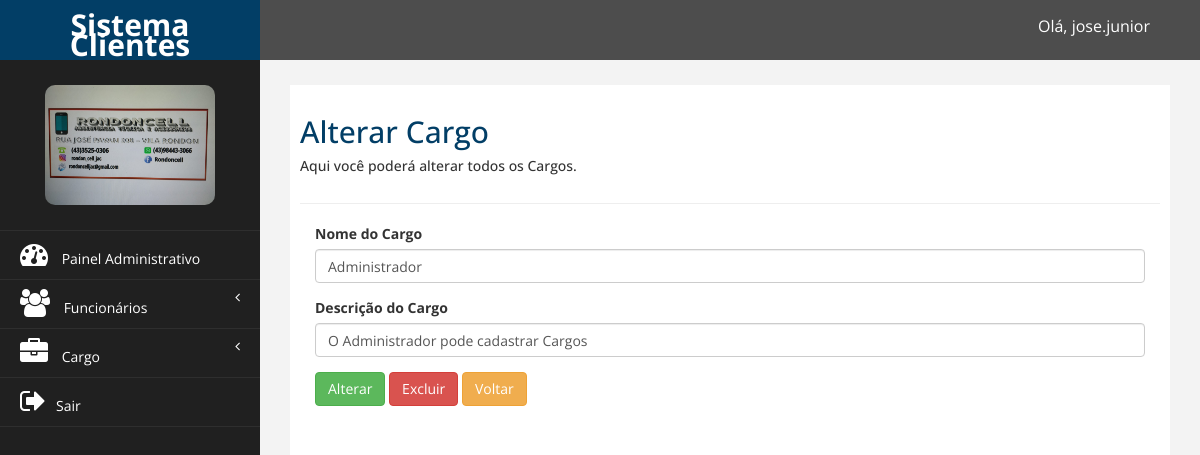
/financeiro/admin/alterar_cargo.php?cod=3 (signed in), run on the app's committed database.
### tables this page shows
CREATE TABLE `tb_cargo` (
  `id_cargo` int NOT NULL AUTO_INCREMENT,
  `nome_cargo` varchar(45) NOT NULL,
  `descricao_cargo` varchar(100) NOT NULL,
  `id_empresa` int NOT NULL,
  PRIMARY KEY (`id_cargo`),
  KEY `fk_tb_cargo_tb_empresa_idx` (`id_empresa`)
);

### DAO/CargoDAO.php (called while the page is built, shortened)
<?php
require_once 'UtilDAO.php';
class CargoDAO extends Conexao{
public function DetalharCargo($id_cargo){
    $conexao = parent::retornaConexao();
    $comando_sql = 'Select id_cargo, nome_cargo, descricao_cargo from tb_cargo where id_cargo = ? and id_empresa = ?';
    $sql = $conexao->prepare($comando_sql);
    $sql->bindValue(1, $id_cargo);
    $sql->bindValue(2, UtilDAO::CodigoEmpresa());
    $sql->execute();
    return $sql->fetchAll(PDO::FETCH_ASSOC);
}
}

### DAO/UtilDAO.php (called while the page is built, shortened)
<?php
class UtilDAO{
    public static function CodigoEmpresa()
    {
        return $_SESSION['cod'];
    }
}

### financeiro/admin/alterar_cargo.php (the view, shortened to what this page needs)
<?php
require_once '../../DAO/UtilDAO.php';
$dados = "";
require_once '../../DAO/CargoDAO.php';
$objCargo = new CargoDAO();
if (isset($_GET['cod']) && is_numeric($_GET['cod'])) {
    $id_cargo = $_GET['cod'];
    @$dados = $objCargo->DetalharCargo($id_cargo);
} else if (isset($_POST['btn_alterar'])) {
    $nome_cargo = trim($_POST['nomeCargo']);
    $cargo_descricao = trim($_POST['cargoDescricao']);
    $cod = $_POST['cod'];
    $ret = $objCargo->AlterarCargo($nome_cargo, $cargo_descricao, $cod);
} else if (isset($_POST['btn_excluir'])) {
    $idCargo = $_POST['cod'];
    $ret = $objCargo->ExcluirCargo($idCargo);
} else {
    header('location: consultar_categoria.php');
    exit;
}
?>
<!DOCTYPE html>
<html xmlns="http://www.w3.org/1999/xhtml">
<?php include_once('_head.php'); ?>
<body>
    <div id="wrapper">
        <?php include_once('_topo.php'); ?>
        <?php include_once('_menu.php'); ?>
        <div id="page-wrapper">
            <div id="page-inner">
                <div class="row">
                    <div class="col-md-12">
                        <h2>Alterar Cargo</h2>
                        <h5>Aqui você poderá alterar todos os Cargos. </h5>
                    </div>
                </div>
                <hr />
                <form action="alterar_cargo.php" method="post">
                    <div class="col-md-12">
                        <div class="form-group" id="divCargoNome">
                            <label>Nome do Cargo</label>
                            <input name="nomeCargo" id="nomeCargo" type="text" value="<?= @($dados[0]['nome_cargo'] == "" ? "" : $dados[0]['nome_cargo']) ?>" placeholder="Digite o nome do cargo" class="form-control" onfocusout="SinalizaCampo('divNomeCat','nomeCategoria')">
                        </div>
                    </div>
                    <div class="col-md-12">
                        <div class="form-group" id="divCargoDesc">
                            <label>Descrição do Cargo</label>
                            <input name="cargoDescricao" id="cargoDescricao" type="text" value="<?= @$dados[0]['descricao_cargo'] ?>" placeholder="Digite a descrição do cargo" class="form-control" onfocusout="SinalizaCampo('divNomeCat','nomeCategoria')">
                        </div>
                    </div>
                    <div class="col-md-12">
                        <button name="btn_alterar" class="btn btn-success " onclick="return ValidarCategoria()">Alterar</button>
                        <button type="button" class="btn btn-danger" data-toggle="modal" data-target="#ExcluirCargo">Excluir</button>
                        <a href="consultar_cargo.php" class="btn btn-warning ">Voltar</a>
                </form>
            </div>
        </div>
    </div>
</body>
</html>

### financeiro/admin/assets/css/custom.css (style rules this page uses)
body { font-family: 'Open Sans', sans-serif; }
#wrapper { width: 100%; background:#202020; }
#page-wrapper { padding: 15px 15px; min-height: 600px; background:#F3F3F3; }
#page-inner { width:100%; margin:10px 20px 10px 0px; background-color:#fff!important; padding:10px; min-height:1200px; }
h2 { color: #023e66; }
@media (min-width:768px) { #page-wrapper { margin: 0 0 0 260px; padding: 15px 30px; min-height: 1200px; } }

### data on the page
tb_cargo: nomeCargo "Administrador", cargoDescricao "O Administrador pode cadastrar Cargos"

### other printed values
$nome "jose.junior"
